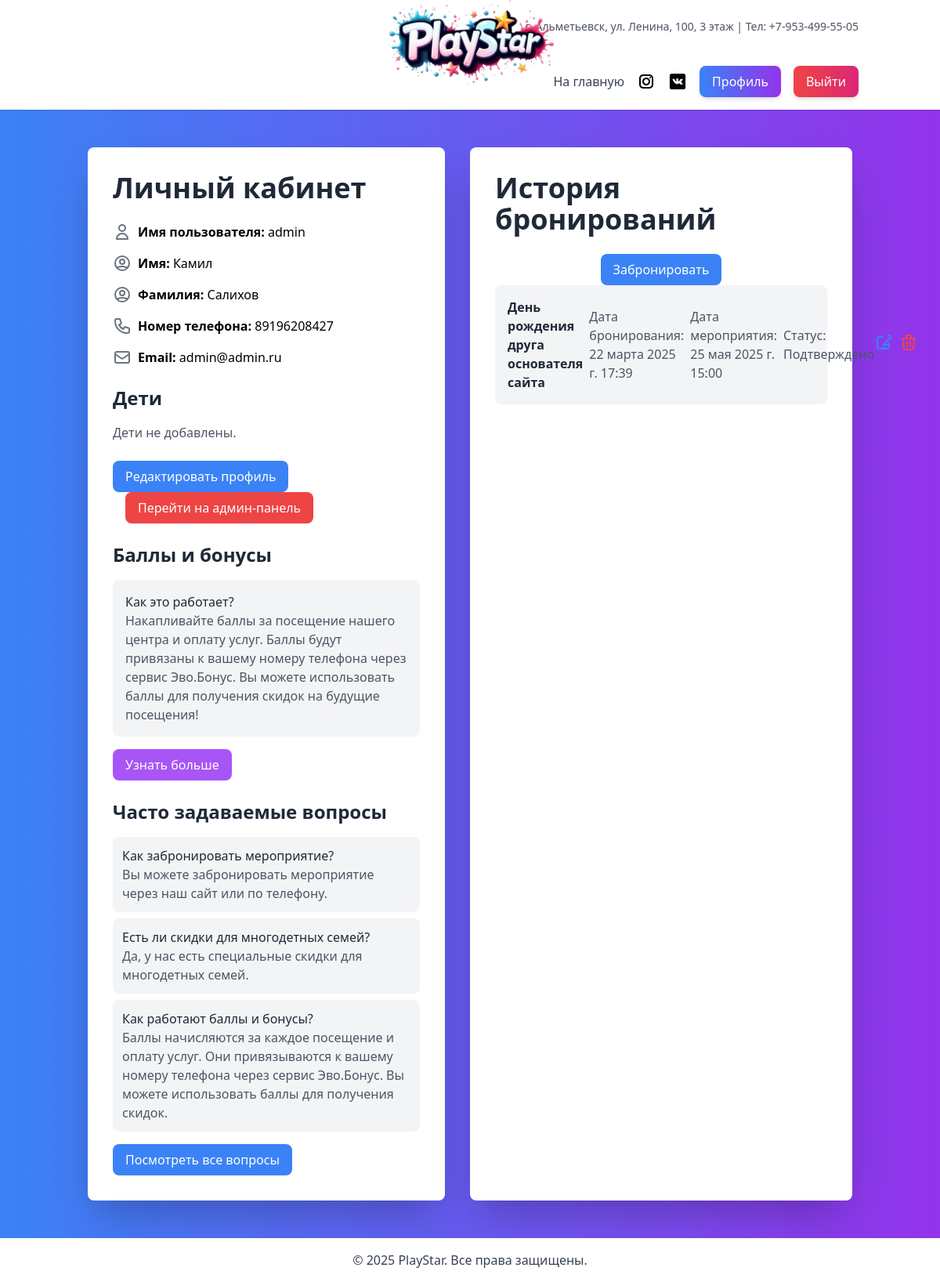
/accounts/profile/ (signed in), run on the app's committed database.
### main/models.py (models this page shows, shortened)
class CustomUser(AbstractUser):
    ROLE_CHOICES = [
        ('CLIENT', 'Клиент'),
        ('STAFF', 'Сотрудник'),
        ('MANAGER', 'Менеджер'),
        ('ADMIN', 'Администратор'),
    ]
    phone_number = models.CharField(max_length=15, unique=True, verbose_name="Номер телефона")
    role = models.CharField(
        max_length=10,
        choices=ROLE_CHOICES,
        default='CLIENT',  # По умолчанию роль "Клиент"
        verbose_name='Роль'
    )

### bookings/models.py (models this page shows, shortened)
class Booking(models.Model):
    STATUS_CHOICES = [
        ('pending', 'На модерации'),
        ('approved', 'Подтверждено'),
        ('rejected', 'Отклонено'),
        ('completed', 'Завершено')
    ]
    user = models.ForeignKey(settings.AUTH_USER_MODEL, on_delete=models.CASCADE)
    event_name = models.CharField(max_length=255)
    booking_date = models.DateTimeField(auto_now_add=True)
    event_date = models.DateTimeField()
    children_count = models.PositiveIntegerField(
        'Количество детей',
        default=1,
        validators=[MinValueValidator(1)]
    )
    comment = models.TextField('Комментарий', blank=True, null=True)
    status = models.CharField(max_length=20, choices=STATUS_CHOICES, default='pending')
    prepayment = models.BooleanField(default=False)
    prepayment_amount = models.DecimalField(
        max_digits=10,
        decimal_places=2,
        default=Decimal('1000.00'),
        editable=False
    )
    paid_amount = models.DecimalField(
        max_digits=10,
        decimal_places=2,
        default=Decimal('0.00'),
        validators=[MinValueValidator(0)]
    )
    class Meta:
        verbose_name = 'Бронирование'
        verbose_name_plural = 'Бронирования'

### accounts/views.py (the view)
# urls.py: path('profile/', profile, name='profile'),
@login_required
def profile(request):
    user = request.user
    if not hasattr(user, 'profile'):
        Profile.objects.create(user=user)
    bookings = Booking.objects.filter(user=user).order_by('-booking_date')[:5]
    if request.method == 'POST' and 'create_booking' in request.POST:
        booking_form = BookingForm(request.POST)
        if booking_form.is_valid():
            booking = booking_form.save(commit=False)
            booking.user = user  # Привязываем бронирование к текущему пользователю
            booking.save()
            messages.success(request, 'Бронирование успешно создано.')
            return redirect('profile')
        else:
            messages.error(request, 'Ошибка при создании бронирования.')
    else:
        booking_form = BookingForm()
    context = {
        'user': user,
        'bookings': bookings,
        'booking_form': booking_form,  # Передаем форму для создания бронирования
    }
    return render(request, 'accounts/profile.html', context)

### main/templatetags/group_check.py (called while the page is built)
@register.filter(name='has_group')
def has_group(user, group_name):
    if hasattr(user, 'groups'):
        return user.groups.filter(name=group_name).exists()
    return False

### accounts/templates/accounts/profile.html (shortened to what this page needs)
{% extends 'base.html' %}
{% load group_check %}
{% block content %}
<div class="flex space-x-8 max-w-6xl mx-auto">
    <div class="w-1/2 bg-white p-8 rounded-lg shadow-2xl">
        <h2 class="text-4xl font-bold text-gray-800 mb-6">Личный кабинет</h2>
        <div class="space-y-4 text-left">
            <div class="flex items-center space-x-2">
                <svg class="w-6 h-6 text-gray-500" fill="none" stroke="currentColor" viewBox="0 0 24 24">
                    <path stroke-linecap="round" stroke-linejoin="round" stroke-width="2" d="M16 7a4 4 0 11-8 0 4 4 0 018 0zM12 14a7 7 0 00-7 7h14a7 7 0 00-7-7z"></path>
                </svg>
                <p><strong>Имя пользователя:</strong> {{ user.username }}</p>
            </div>
            <div class="flex items-center space-x-2">
                <svg class="w-6 h-6 text-gray-500" fill="none" stroke="currentColor" viewBox="0 0 24 24">
                    <path stroke-linecap="round" stroke-linejoin="round" stroke-width="2" d="M5.121 17.804A13.937 13.937 0 0112 16c2.5 0 4.847.655 6.879 1.804M15 10a3 3 0 11-6 0 3 3 0 016 0zm6 2a9 9 0 11-18 0 9 9 0 0118 0z"></path>
                </svg>
                <p><strong>Имя:</strong> {{ user.first_name }}</p>
            </div>
            <div class="flex items-center space-x-2">
                <svg class="w-6 h-6 text-gray-500" fill="none" stroke="currentColor" viewBox="0 0 24 24">
                    <path stroke-linecap="round" stroke-linejoin="round" stroke-width="2" d="M5.121 17.804A13.937 13.937 0 0112 16c2.5 0 4.847.655 6.879 1.804M15 10a3 3 0 11-6 0 3 3 0 016 0zm6 2a9 9 0 11-18 0 9 9 0 0118 0z"></path>
                </svg>
                <p><strong>Фамилия:</strong> {{ user.last_name }}</p>
            </div>
            <div class="flex items-center space-x-2">
                <p><strong>Номер телефона:</strong> {{ user.phone_number }}</p>
            </div>
            <div class="flex items-center space-x-2">
                <svg class="w-6 h-6 text-gray-500" fill="none" stroke="currentColor" viewBox="0 0 24 24">
                    <path stroke-linecap="round" stroke-linejoin="round" stroke-width="2" d="M3 8l7.89 5.26a2 2 0 002.22 0L21 8M5 19h14a2 2 0 002-2V7a2 2 0 00-2-2H5a2 2 0 00-2 2v10a2 2 0 002 2z"></path>
                </svg>
                <p><strong>Email:</strong> {{ user.email }}</p>
            </div>
        </div>
        <div class="mt-6">
            <h3 class="text-2xl font-bold text-gray-800 mb-4">Дети</h3>
            {% if user.profile.children.all %}
                <ul class="space-y-4">
                    {% for child in user.profile.children.all %}
                        <li class="flex justify-between items-center bg-gray-100 p-4 rounded-lg">
                            <div>
                                <p class="text-gray-800"><strong>{{ child.name }}</strong>, {{ child.age }} лет</p>
                            </div>
                            <form action="{% url 'delete_child' child.id %}" method="post" class="inline">
                                {% csrf_token %}
                                <button type="submit" class="text-red-500 hover:text-red-700">
                                    <svg xmlns="http://www.w3.org/2000/svg" class="h-6 w-6" fill="none" viewBox="0 0 24 24" stroke="currentColor">
                                        <path stroke-linecap="round" stroke-linejoin="round" stroke-width="2" d="M19 7l-.867 12.142A2 2 0 0116.138 21H7.862a2 2 0 01-1.995-1.858L5 7m5 4v6m4-6v6m1-10V4a1 1 0 00-1-1h-4a1 1 0 00-1 1v3M4 7h16" />
                                    </svg>
                                </button>
                            </form>
                        </li>
                    {% endfor %}
                </ul>
            {% else %}
                <p class="text-gray-600">Дети не добавлены.</p>
            {% endif %}
        </div>
        <div class="mt-6 space-x-4">
            <a href="{% url 'profile_edit' %}" class="inline-block bg-blue-500 text-white py-2 px-4 rounded-lg hover:bg-blue-600 transition duration-300">
                Редактировать профиль
            </a>
            {% if user.is_authenticated %}
                {% if user|has_group:'Admin' or user.is_superuser %}
                    <a href="{% url 'admin_dashboard' %}" class="inline-block bg-red-500 text-white py-2 px-4 rounded-lg hover:bg-red-600 transition duration-300">
                        Перейти на админ-панель
                    </a>
                {% elif user|has_group:'Manager' %}
                    <a href="{% url 'manager_dashboard' %}" class="inline-block bg-yellow-500 text-white py-2 px-4 rounded-lg hover:bg-yellow-600 transition duration-300">
                        Перейти на панель менеджера
                    </a>
                {% elif user|has_group:'Staff' %}
                    <a href="{% url 'employee_dashboard' %}" class="inline-block bg-green-500 text-white py-2 px-4 rounded-lg hover:bg-green-600 transition duration-300">
                        Перейти на панель сотрудника
                    </a>
                {% endif %}
            {% endif %}
        </div>
        <div class="mt-6">
            <h3 class="text-2xl font-bold text-gray-800 mb-4">Баллы и бонусы</h3>
            <div class="bg-gray-100 p-4 rounded-lg">
                <p class="text-gray-800 font-medium">Как это работает?</p>
                <p class="text-gray-600">
                    Накапливайте баллы за посещение нашего центра и оплату услуг. Баллы будут привязаны к вашему номеру телефона через сервис Эво.Бонус.
                    Вы можете использовать баллы для получения скидок на будущие посещения!
                </p>
            </div>
            <a href="#" class="inline-block mt-4 bg-purple-500 text-white py-2 px-4 rounded-lg hover:bg-purple-600 transition duration-300">
                Узнать больше
            </a>
        </div>
        <div class="mt-6">
            <h3 class="text-2xl font-bold text-gray-800 mb-4">Часто задаваемые вопросы</h3>
            <ul class="space-y-2">
                <li class="bg-gray-100 p-3 rounded-lg">
                    <p class="text-gray-800 font-medium">Как забронировать мероприятие?</p>
                    <p class="text-gray-600">Вы можете забронировать мероприятие через наш сайт или по телефону.</p>
                </li>
                <li class="bg-gray-100 p-3 rounded-lg">
                    <p class="text-gray-800 font-medium">Есть ли скидки для многодетных семей?</p>
                    <p class="text-gray-600">Да, у нас есть специальные скидки для многодетных семей.</p>
                </li>
                <li class="bg-gray-100 p-3 rounded-lg">
                    <p class="text-gray-800 font-medium">Как работают баллы и бонусы?</p>
                    <p class="text-gray-600">
                        Баллы начисляются за каждое посещение и оплату услуг. Они привязываются к вашему номеру телефона через сервис Эво.Бонус.
                        Вы можете использовать баллы для получения скидок.
                    </p>
                </li>
            </ul>
            <a href="#" class="inline-block mt-4 bg-blue-500 text-white py-2 px-4 rounded-lg hover:bg-blue-600 transition duration-300">
                Посмотреть все вопросы
            </a>
        </div>
    </div>
    <div class="w-1/2 bg-white p-8 rounded-lg shadow-2xl">
        <h2 class="text-4xl font-bold text-gray-800 mb-6">История бронирований</h2>
        <div class="flex justify-center w-full">
            <button onclick="openModal()" class="bg-blue-500 text-white py-2 px-4 rounded-lg hover:bg-blue-600 transition duration-300">
                Забронировать
            </button>
        </div>
        {% if bookings %}
            <ul class="space-y-4">
                {% for booking in bookings %}
                    <li class="bg-gray-100 p-4 rounded-lg flex items-center justify-between">
                        <div class="flex items-center space-x-2">
                            <p class="text-gray-800"><strong>{{ booking.event_name }}</strong></p>
                            <p class="text-gray-600">Дата бронирования: {{ booking.booking_date }}</p>
                            <p class="text-gray-600">Дата мероприятия: {{ booking.event_date }}</p>
                            <p class="text-gray-600">Статус: {{ booking.get_status_display }}</p>
                        </div>
                        <div class="flex space-x-2">
                            <a href="{% url 'edit_booking' booking.id %}" class="text-blue-500 hover:text-blue-700">
                                <svg xmlns="http://www.w3.org/2000/svg" class="h-6 w-6" fill="none" viewBox="0 0 24 24" stroke="currentColor">
                                    <path stroke-linecap="round" stroke-linejoin="round" stroke-width="2" d="M11 5H6a2 2 0 00-2 2v11a2 2 0 002 2h11a2 2 0 002-2v-5m-1.414-9.414a2 2 0 112.828 2.828L11.828 15H19m-9 4h4" />
                                </svg>
                            </a>
                            <form action="{% url 'delete_booking' booking.id %}" method="post" class="inline">
                                <button type="submit" class="text-red-500 hover:text-red-700">
                                    <svg xmlns="http://www.w3.org/2000/svg" class="h-6 w-6" fill="none" viewBox="0 0 24 24" stroke="currentColor">
                                        <path stroke-linecap="round" stroke-linejoin="round" stroke-width="2" d="M19 7l-.867 12.142A2 2 0 0116.138 21H7.862a2 2 0 01-1.995-1.858L5 7m5 4v6m4-6v6m1-10V4a1 1 0 00-1-1h-4a1 1 0 00-1 1v3M4 7h16" />
                                    </svg>
                                </button>
                            </form>
                        </div>
                    </li>
                {% endfor %}
            </ul>
        {% else %}
            <p class="text-gray-600 text-center">У вас пока нет бронирований.</p>
        {% endif %}
    </div>
</div>
{% endblock %}

### data on the page
CustomUser: username "admin", first_name "Камил", last_name "Салихов", phone_number "89196208427", email "admin@admin.ru"
Booking: event_name "День рождения друга основателя сайта", booking_date "22 марта 2025 г. 17:39", event_date "25 мая 2025 г. 15:00", status "Подтверждено"
